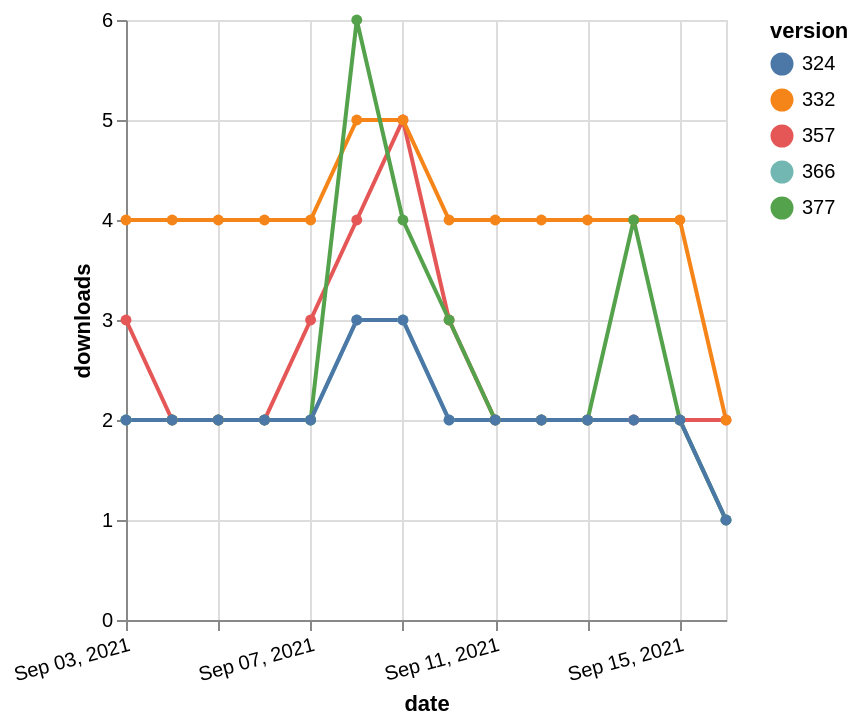

The specification (Vega-Lite) saved for this image:
### Vega-Lite specification from a JSON file in a GitHub repository (floating-point values rounded to 4 significant figures)
{"$schema": "https://vega.github.io/schema/vega-lite/v5.json", "description": "A simple bar chart with embedded data.", "data": {"values": [{"date": "2021-09-03", "total": 2312, "delta": 2, "version": "366"}, {"date": "2021-09-04", "total": 2314, "delta": 2, "version": "366"}, {"date": "2021-09-05", "total": 2316, "delta": 2, "version": "366"}, {"date": "2021-09-06", "total": 2318, "delta": 2, "version": "366"}, {"date": "2021-09-07", "total": 2320, "delta": 2, "version": "366"}, {"date": "2021-09-08", "total": 2323, "delta": 3, "version": "366"}, {"date": "2021-09-09", "total": 2326, "delta": 3, "version": "366"}, {"date": "2021-09-10", "total": 2328, "delta": 2, "version": "366"}, {"date": "2021-09-11", "total": 2330, "delta": 2, "version": "366"}, {"date": "2021-09-12", "total": 2332, "delta": 2, "version": "366"}, {"date": "2021-09-13", "total": 2334, "delta": 2, "version": "366"}, {"date": "2021-09-14", "total": 2336, "delta": 2, "version": "366"}, {"date": "2021-09-15", "total": 2338, "delta": 2, "version": "366"}, {"date": "2021-09-16", "total": 2339, "delta": 1, "version": "366"}, {"date": "2021-09-03", "total": 2910, "delta": 3, "version": "357"}, {"date": "2021-09-04", "total": 2912, "delta": 2, "version": "357"}, {"date": "2021-09-05", "total": 2914, "delta": 2, "version": "357"}, {"date": "2021-09-06", "total": 2916, "delta": 2, "version": "357"}, {"date": "2021-09-07", "total": 2919, "delta": 3, "version": "357"}, {"date": "2021-09-08", "total": 2923, "delta": 4, "version": "357"}, {"date": "2021-09-09", "total": 2928, "delta": 5, "version": "357"}, {"date": "2021-09-10", "total": 2931, "delta": 3, "version": "357"}, {"date": "2021-09-11", "total": 2933, "delta": 2, "version": "357"}, {"date": "2021-09-12", "total": 2935, "delta": 2, "version": "357"}, {"date": "2021-09-13", "total": 2937, "delta": 2, "version": "357"}, {"date": "2021-09-14", "total": 2939, "delta": 2, "version": "357"}, {"date": "2021-09-15", "total": 2941, "delta": 2, "version": "357"}, {"date": "2021-09-16", "total": 2943, "delta": 2, "version": "357"}, {"date": "2021-09-03", "total": 5000, "delta": 4, "version": "332"}, {"date": "2021-09-04", "total": 5004, "delta": 4, "version": "332"}, {"date": "2021-09-05", "total": 5008, "delta": 4, "version": "332"}, {"date": "2021-09-06", "total": 5012, "delta": 4, "version": "332"}, {"date": "2021-09-07", "total": 5016, "delta": 4, "version": "332"}, {"date": "2021-09-08", "total": 5021, "delta": 5, "version": "332"}, {"date": "2021-09-09", "total": 5026, "delta": 5, "version": "332"}, {"date": "2021-09-10", "total": 5030, "delta": 4, "version": "332"}, {"date": "2021-09-11", "total": 5034, "delta": 4, "version": "332"}, {"date": "2021-09-12", "total": 5038, "delta": 4, "version": "332"}, {"date": "2021-09-13", "total": 5042, "delta": 4, "version": "332"}, {"date": "2021-09-14", "total": 5046, "delta": 4, "version": "332"}, {"date": "2021-09-15", "total": 5050, "delta": 4, "version": "332"}, {"date": "2021-09-16", "total": 5052, "delta": 2, "version": "332"}, {"date": "2021-09-03", "total": 2136, "delta": 2, "version": "377"}, {"date": "2021-09-04", "total": 2138, "delta": 2, "version": "377"}, {"date": "2021-09-05", "total": 2140, "delta": 2, "version": "377"}, {"date": "2021-09-06", "total": 2142, "delta": 2, "version": "377"}, {"date": "2021-09-07", "total": 2144, "delta": 2, "version": "377"}, {"date": "2021-09-08", "total": 2150, "delta": 6, "version": "377"}, {"date": "2021-09-09", "total": 2154, "delta": 4, "version": "377"}, {"date": "2021-09-10", "total": 2157, "delta": 3, "version": "377"}, {"date": "2021-09-11", "total": 2159, "delta": 2, "version": "377"}, {"date": "2021-09-12", "total": 2161, "delta": 2, "version": "377"}, {"date": "2021-09-13", "total": 2163, "delta": 2, "version": "377"}, {"date": "2021-09-14", "total": 2167, "delta": 4, "version": "377"}, {"date": "2021-09-15", "total": 2169, "delta": 2, "version": "377"}, {"date": "2021-09-16", "total": 2170, "delta": 1, "version": "377"}, {"date": "2021-09-03", "total": 2582, "delta": 2, "version": "324"}, {"date": "2021-09-04", "total": 2584, "delta": 2, "version": "324"}, {"date": "2021-09-05", "total": 2586, "delta": 2, "version": "324"}, {"date": "2021-09-06", "total": 2588, "delta": 2, "version": "324"}, {"date": "2021-09-07", "total": 2590, "delta": 2, "version": "324"}, {"date": "2021-09-08", "total": 2593, "delta": 3, "version": "324"}, {"date": "2021-09-09", "total": 2596, "delta": 3, "version": "324"}, {"date": "2021-09-10", "total": 2598, "delta": 2, "version": "324"}, {"date": "2021-09-11", "total": 2600, "delta": 2, "version": "324"}, {"date": "2021-09-12", "total": 2602, "delta": 2, "version": "324"}, {"date": "2021-09-13", "total": 2604, "delta": 2, "version": "324"}, {"date": "2021-09-14", "total": 2606, "delta": 2, "version": "324"}, {"date": "2021-09-15", "total": 2608, "delta": 2, "version": "324"}, {"date": "2021-09-16", "total": 2609, "delta": 1, "version": "324"}]}, "width": "container", "mark": {"type": "line", "point": {"filled": true}}, "encoding": {"x": {"field": "date", "type": "temporal", "timeUnit": "yearmonthdate", "title": "date", "axis": {"labelAngle": -15}}, "y": {"field": "delta", "type": "quantitative", "title": "downloads"}, "color": {"field": "version", "type": "nominal"}, "tooltip": {"field": "delta"}}}
